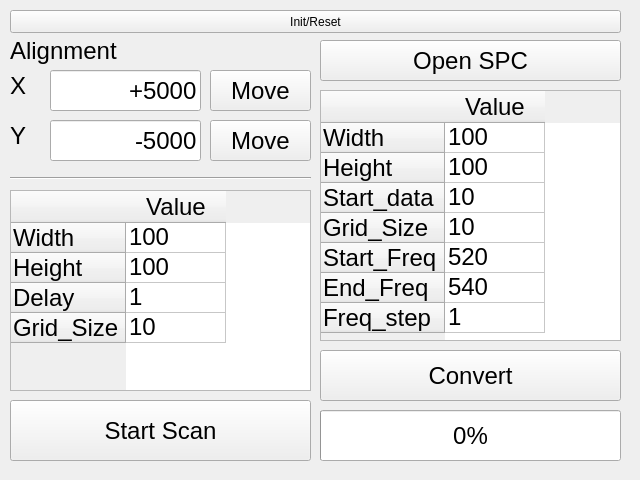
<?xml version="1.0" encoding="UTF-8"?>
<ui version="4.0">
 <class>MainWindow</class>
 <widget class="QMainWindow" name="MainWindow">
  <property name="geometry">
   <rect>
    <x>0</x>
    <y>0</y>
    <width>640</width>
    <height>480</height>
   </rect>
  </property>
  <property name="windowTitle">
   <string>MainWindow</string>
  </property>
  <widget class="QWidget" name="centralwidget">
   <widget class="QPushButton" name="Init_Button">
    <property name="geometry">
     <rect>
      <x>10</x>
      <y>10</y>
      <width>611</width>
      <height>23</height>
     </rect>
    </property>
    <property name="font">
     <font>
      <family>Arial</family>
     </font>
    </property>
    <property name="text">
     <string>Init/Reset</string>
    </property>
   </widget>
   <widget class="QLabel" name="label_2">
    <property name="geometry">
     <rect>
      <x>10</x>
      <y>70</y>
      <width>31</width>
      <height>31</height>
     </rect>
    </property>
    <property name="font">
     <font>
      <family>Arial</family>
      <pointsize>18</pointsize>
     </font>
    </property>
    <property name="text">
     <string>X</string>
    </property>
   </widget>
   <widget class="QPushButton" name="Move_X_Button">
    <property name="geometry">
     <rect>
      <x>210</x>
      <y>70</y>
      <width>101</width>
      <height>41</height>
     </rect>
    </property>
    <property name="font">
     <font>
      <family>Arial</family>
      <pointsize>18</pointsize>
     </font>
    </property>
    <property name="text">
     <string>Move</string>
    </property>
   </widget>
   <widget class="QLabel" name="label_3">
    <property name="geometry">
     <rect>
      <x>10</x>
      <y>120</y>
      <width>31</width>
      <height>31</height>
     </rect>
    </property>
    <property name="font">
     <font>
      <family>Arial</family>
      <pointsize>18</pointsize>
     </font>
    </property>
    <property name="text">
     <string>Y</string>
    </property>
   </widget>
   <widget class="QPushButton" name="Move_Y_Button">
    <property name="geometry">
     <rect>
      <x>210</x>
      <y>120</y>
      <width>101</width>
      <height>41</height>
     </rect>
    </property>
    <property name="font">
     <font>
      <family>Arial</family>
      <pointsize>18</pointsize>
     </font>
    </property>
    <property name="text">
     <string>Move</string>
    </property>
   </widget>
   <widget class="QLineEdit" name="X_distance">
    <property name="geometry">
     <rect>
      <x>50</x>
      <y>70</y>
      <width>151</width>
      <height>41</height>
     </rect>
    </property>
    <property name="font">
     <font>
      <family>Arial</family>
      <pointsize>18</pointsize>
     </font>
    </property>
    <property name="text">
     <string>+5000</string>
    </property>
    <property name="alignment">
     <set>Qt::AlignRight|Qt::AlignTrailing|Qt::AlignVCenter</set>
    </property>
   </widget>
   <widget class="QLineEdit" name="Y_distance">
    <property name="geometry">
     <rect>
      <x>50</x>
      <y>120</y>
      <width>151</width>
      <height>41</height>
     </rect>
    </property>
    <property name="font">
     <font>
      <family>Arial</family>
      <pointsize>18</pointsize>
     </font>
    </property>
    <property name="text">
     <string>-5000</string>
    </property>
    <property name="alignment">
     <set>Qt::AlignRight|Qt::AlignTrailing|Qt::AlignVCenter</set>
    </property>
   </widget>
   <widget class="QTableWidget" name="Scan_Table">
    <property name="geometry">
     <rect>
      <x>10</x>
      <y>190</y>
      <width>301</width>
      <height>201</height>
     </rect>
    </property>
    <property name="font">
     <font>
      <family>Arial</family>
      <pointsize>18</pointsize>
     </font>
    </property>
    <property name="textElideMode">
     <enum>Qt::ElideRight</enum>
    </property>
    <property name="showGrid">
     <bool>true</bool>
    </property>
    <property name="gridStyle">
     <enum>Qt::SolidLine</enum>
    </property>
    <property name="cornerButtonEnabled">
     <bool>true</bool>
    </property>
    <row>
     <property name="text">
      <string>Width</string>
     </property>
    </row>
    <row>
     <property name="text">
      <string>Height</string>
     </property>
    </row>
    <row>
     <property name="text">
      <string>Delay</string>
     </property>
    </row>
    <row>
     <property name="text">
      <string>Grid_Size</string>
     </property>
    </row>
    <column>
     <property name="text">
      <string>Value</string>
     </property>
    </column>
    <item row="0" column="0">
     <property name="text">
      <string>100</string>
     </property>
    </item>
    <item row="1" column="0">
     <property name="text">
      <string>100</string>
     </property>
    </item>
    <item row="2" column="0">
     <property name="text">
      <string>1</string>
     </property>
    </item>
    <item row="3" column="0">
     <property name="text">
      <string>10</string>
     </property>
    </item>
   </widget>
   <widget class="QPushButton" name="Scan_Button">
    <property name="geometry">
     <rect>
      <x>10</x>
      <y>400</y>
      <width>301</width>
      <height>61</height>
     </rect>
    </property>
    <property name="font">
     <font>
      <pointsize>18</pointsize>
     </font>
    </property>
    <property name="text">
     <string>Start Scan</string>
    </property>
   </widget>
   <widget class="QProgressBar" name="progressBar">
    <property name="geometry">
     <rect>
      <x>320</x>
      <y>410</y>
      <width>301</width>
      <height>51</height>
     </rect>
    </property>
    <property name="font">
     <font>
      <family>Arial</family>
      <pointsize>18</pointsize>
     </font>
    </property>
    <property name="value">
     <number>0</number>
    </property>
   </widget>
   <widget class="QPushButton" name="Open_SPC_Button">
    <property name="geometry">
     <rect>
      <x>320</x>
      <y>40</y>
      <width>301</width>
      <height>41</height>
     </rect>
    </property>
    <property name="font">
     <font>
      <family>Arial</family>
      <pointsize>18</pointsize>
     </font>
    </property>
    <property name="text">
     <string>Open SPC</string>
    </property>
   </widget>
   <widget class="QTableWidget" name="Scan_Table_2">
    <property name="geometry">
     <rect>
      <x>320</x>
      <y>90</y>
      <width>301</width>
      <height>251</height>
     </rect>
    </property>
    <property name="font">
     <font>
      <family>Arial</family>
      <pointsize>18</pointsize>
     </font>
    </property>
    <property name="textElideMode">
     <enum>Qt::ElideRight</enum>
    </property>
    <property name="showGrid">
     <bool>true</bool>
    </property>
    <property name="gridStyle">
     <enum>Qt::SolidLine</enum>
    </property>
    <property name="cornerButtonEnabled">
     <bool>true</bool>
    </property>
    <row>
     <property name="text">
      <string>Width</string>
     </property>
    </row>
    <row>
     <property name="text">
      <string>Height</string>
     </property>
    </row>
    <row>
     <property name="text">
      <string>Start_data</string>
     </property>
    </row>
    <row>
     <property name="text">
      <string>Grid_Size</string>
     </property>
    </row>
    <row>
     <property name="text">
      <string>Start_Freq</string>
     </property>
    </row>
    <row>
     <property name="text">
      <string>End_Freq</string>
     </property>
    </row>
    <row>
     <property name="text">
      <string>Freq_step</string>
     </property>
    </row>
    <column>
     <property name="text">
      <string>Value</string>
     </property>
    </column>
    <item row="0" column="0">
     <property name="text">
      <string>100</string>
     </property>
    </item>
    <item row="1" column="0">
     <property name="text">
      <string>100</string>
     </property>
    </item>
    <item row="2" column="0">
     <property name="text">
      <string>10</string>
     </property>
    </item>
    <item row="3" column="0">
     <property name="text">
      <string>10</string>
     </property>
    </item>
    <item row="4" column="0">
     <property name="text">
      <string>520</string>
     </property>
    </item>
    <item row="5" column="0">
     <property name="text">
      <string>540</string>
     </property>
    </item>
    <item row="6" column="0">
     <property name="text">
      <string>1</string>
     </property>
    </item>
   </widget>
   <widget class="QPushButton" name="Convert_Button">
    <property name="geometry">
     <rect>
      <x>320</x>
      <y>350</y>
      <width>301</width>
      <height>51</height>
     </rect>
    </property>
    <property name="font">
     <font>
      <family>Arial</family>
      <pointsize>18</pointsize>
     </font>
    </property>
    <property name="text">
     <string>Convert</string>
    </property>
   </widget>
   <widget class="QLabel" name="Location">
    <property name="geometry">
     <rect>
      <x>10</x>
      <y>30</y>
      <width>301</width>
      <height>41</height>
     </rect>
    </property>
    <property name="font">
     <font>
      <family>Arial</family>
      <pointsize>18</pointsize>
     </font>
    </property>
    <property name="text">
     <string>Alignment</string>
    </property>
   </widget>
   <widget class="Line" name="line">
    <property name="geometry">
     <rect>
      <x>10</x>
      <y>170</y>
      <width>301</width>
      <height>16</height>
     </rect>
    </property>
    <property name="orientation">
     <enum>Qt::Horizontal</enum>
    </property>
   </widget>
  </widget>
 </widget>
 <resources/>
 <connections/>
</ui>
